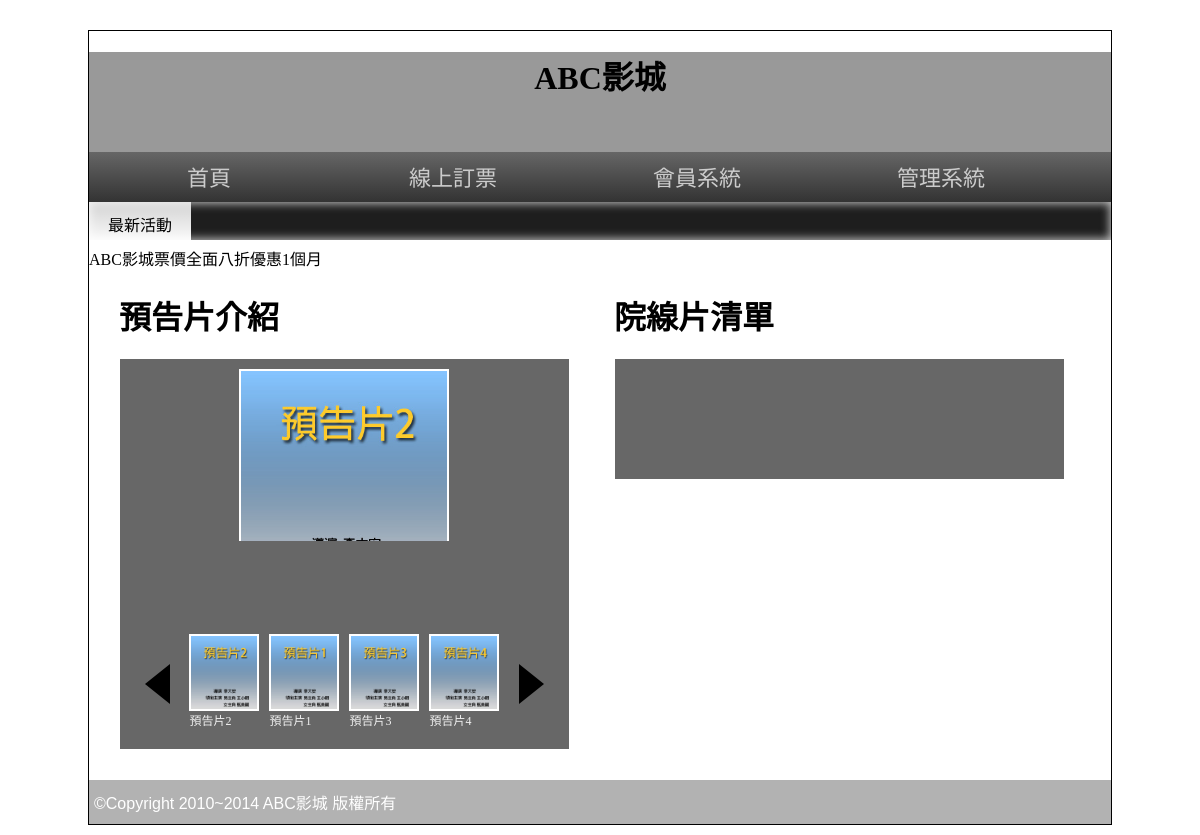
Before: / with the older database file.
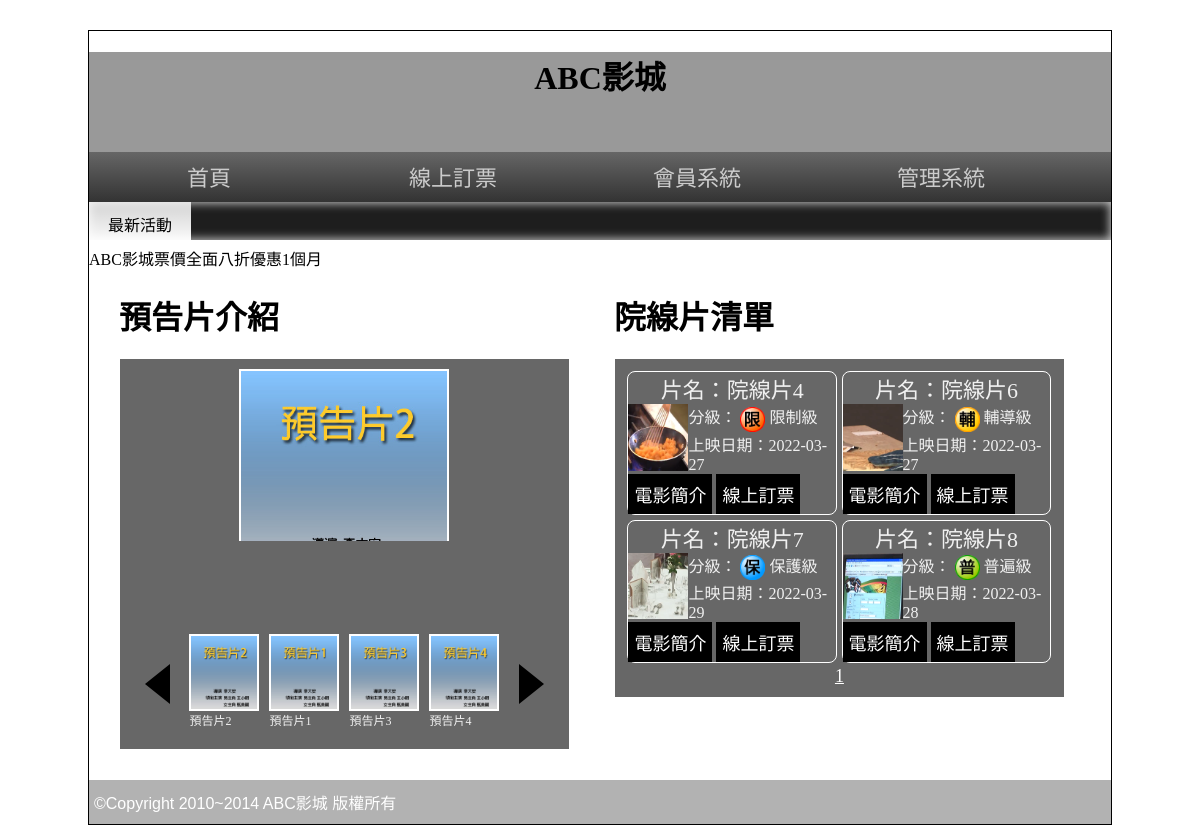
After: the same page with the newer database file.
### tables this page shows
CREATE TABLE `poster` (
  `id` int(10) UNSIGNED NOT NULL,
  `path` text DEFAULT NULL,
  `name` text DEFAULT NULL,
  `rank` int(11) DEFAULT NULL,
  `sh` int(11) DEFAULT 1,
  `ani` int(11) DEFAULT 1
);

CREATE TABLE `movie` (
  `id` int(10) UNSIGNED NOT NULL,
  `name` text DEFAULT NULL,
  `level` int(11) DEFAULT NULL,
  `length` int(11) DEFAULT NULL,
  `ondate` date DEFAULT NULL,
  `publish` text DEFAULT NULL,
  `director` text DEFAULT NULL,
  `trailer` text DEFAULT NULL,
  `poster` text DEFAULT NULL,
  `intro` text DEFAULT NULL,
  `rank` int(11) DEFAULT NULL,
  `sh` int(11) DEFAULT 1
);

### front/main.php (called while the page is built)
<?php
include "trailer.php";
include "movie.php";
?>

### base.php (called while the page is built, shortened)
<?php
class DB
{
    protected $dsn = "mysql:host=localhost;charset=utf8;dbname=web03";
    protected $user = "root";
    protected $pw = "";
    protected $table;
    protected $pdo;
    protected $level=[1=>"普遍級",2=>"輔導級",3=>"保護級",4=>"限制級"];
    public function __construct($table)
    {
        $this->table = $table;
        $this->pdo = new PDO($this->dsn, $this->user, $this->pw);
    }
    public function all(...$arg)
    {
        $sql = "SELECT * FROM $this->table ";
        switch (count($arg)) {
            case 1:
                if (is_array($arg[0])) {
                    foreach ($arg[0] as $key => $value) {
                        $tmp[] = "`$key`='$value'";
                    }
                    $sql .= " WHERE " . implode(" AND ", $tmp);
                } else {
                    $sql .= $arg[0];
                }
                break;
        }
        return $this->pdo->query($sql)->fetchAll(PDO::FETCH_ASSOC);
    }
    public function math($method,$col,...$arg)
    {
        $sql = "SELECT $method($col) FROM $this->table ";
        switch (count($arg)) {
            case 1:
                if (is_array($arg[0])) {
                    foreach ($arg[0] as $key => $value) {
                        $tmp[] = "`$key`='$value'";
                    }
                    $sql .= " WHERE " . implode(" AND ", $tmp);
                } else {
                    $sql .= $arg[0];
                }
                break;
        }
        return $this->pdo->query($sql)->fetchColumn();
    }
    public function level($level){
        return $this->level[$level];
    }
}
$Movie = new DB('movie');
$Poster = new DB('poster');

### front/trailer.php (the view, shortened to what this page needs)
<div class="half" style="vertical-align:top;">
      <h1>預告片介紹</h1>
      <div class="rb tab" style="width:95%;">
        <div>
          <div class="lists">
            <?php
              $pos=$Poster->all(" where `sh`=1 Order By `rank`");
              foreach ($pos as $key => $po) {
                echo "<div class='po' data-ani='{$po['ani']}'>";
                echo "<img src='img/{$po['path']}'>";
                echo "</div>";
              }
            ?>
          </div>
          <div class="controls">
            <div class="left"></div>
            <div class="icons">
              <?php
              foreach ($pos as $key => $po) {
                echo "<div class='icon' data-ani='{$po['ani']}'>";
                echo "<img src='img/{$po['path']}'>";
                echo $po['name'];
                echo "</div>";
              }
              ?>
            </div>
            <div class="right"></div>
          </div>
        </div>
      </div>
    </div>

### index.php (shortened to what this page needs)
<?php
include_once "base.php";
?>
<!DOCTYPE html PUBLIC "-//W3C//DTD XHTML 1.0 Transitional//EN" "http://www.w3.org/TR/xhtml1/DTD/xhtml1-transitional.dtd">
<html xmlns="http://www.w3.org/1999/xhtml">
<head>
  <link href="css/css.css" rel="stylesheet">
  <link href="css/s2.css" rel="stylesheet" type="text/css">
</head>
<body>
  <div id="main">
    <div id="top" class="ct" style=" background:#999 center; background-size:cover; " title="替代文字">
      <h1>ABC影城</h1>
    </div>
    <div id="top2">
      <a href="index.php">首頁</a>
      <a href="index.php?do=order">線上訂票</a>
      <a href="#">會員系統</a>
      <a href="./back.php">管理系統</a>
    </div>
    <div id="text"> <span class="ct">最新活動</span>
      <marquee direction="right">
        ABC影城票價全面八折優惠1個月
      </marquee>
    </div>
    <div id="mm">
      <?php
      $do=$_GET['do']??'main';
      $file="./front/".$do.".php";
      if(file_exists($file)){
        include $file;
      }else{
        include "./front/main.php";
      }
      ?>
    </div>
    <div id="bo"> ©Copyright 2010~2014 ABC影城 版權所有 </div>
  </div>
</body>
</html>

### front/movie.php (shortened to what this page needs)
<div class="half">
    <h1>院線片清單</h1>
    <div class="rb tab" style="width:95%;">
        <div class="movie-list">
            <?php
            $today = date("Y-m-d");
            $ondate = date("Y-m-d", strtotime("-2 days"));
            $all=$Movie->math('count','*'," WHERE `sh`=1 && `ondate` BETWEEN '$ondate' AND '$today'");
            $div=4;
            $pages=ceil($all/$div);
            $now=$_GET['p']??1;
            $start=($now-1)*$div;
            $rows = $Movie->all(" WHERE `sh`=1 && `ondate` BETWEEN '$ondate' AND '$today'
            ORDER BY `rank`
            limit $start,$div");
            foreach ($rows as $key => $row) {
            ?>
                <div>
                    <div class="ct" style="font-size: 22px;">片名：<?=$row['name'];?></div>
                    <div style="display: flex;">
                        <div>
                            <img src="img/<?=$row['poster'];?>" style="width:60px">
                        </div>
                        <div>
                            <div>分級：
                                <img src="icon/<?=$row['level'];?>.png" style="width:25px;vertical-align:middle">
                                <?=$Movie->level($row['level']);?>
                            </div>
                            <div>上映日期：<?=$row['ondate'];?></div>
                        </div>
                    </div>
                    <div>
                        <button onclick="location.href='?do=intro&id=<?=$row['id'];?>'">電影簡介</button>
                        <button onclick="location.href='?do=order&id=<?=$row['id'];?>'">線上訂票</button>
                    </div>
                </div>
            <?php
            }
            ?>
        </div>
        <div class="ct">
            <?php
            for($i=1;$i<=$pages;$i++){
                $size=($now==$i)?"18px":"16px";
                echo "<a href='?p=$i' style='font-size:$size;color:white;'> ";
                echo $i;
                echo " </a>";
            }
            ?>
        </div>
    </div>
</div>

### css/css.css (style rules this page uses)
body { background:url(../icon/b.png); font-family:微軟正黑體; }
input[type='button'],input[type='submit'],input[type='reset'],button,.button { min-width:70px; min-height:40px; background:#000; color:#fff; border:none; cursor:pointer; font-size:18px; text-decoration:none; }
#main { width:1022px; min-height:766px; border:#000 1px solid; margin:30px auto 10px auto; }
#top { display:block; height:100px; }
#top2 { display:block; height:50px; background: -webkit-linear-gradient(top,#666,#333); background: -ms-linear-gradient(top,#666,#333); background: -moz-linear-gradient(top,#666,#333); background: linear-gradient(top,#666,#333); }
#top2 a { display:inline-block; width:200px; padding:12px 20px 12px 20px; text-align:center; color:#ccc; text-decoration:none; font:normal 22px/26px Open Sans,'微軟正黑體'; transition:all ease-in .3s; }
#text { display:block; height:38px; box-shadow:#CCC 0px 0px 10px 1px inset; background-color: #1e1e1e; }
#text span { width:10%; display:inline-block; padding:10px 0px 10px 0px; vertical-align:top; background: -ms-linear-gradient(top,rgba(255,255,255,0.8),rgba(255,255,255,1)); background: -webkit-linear-gradient(top,rgba(255,255,255,0.8),rgba(255,255,255,1)); background: -moz-linear-gradient(top,rgba(255,255,255,0.8),rgba(255,255,255,1)); background: linear-gradient(top,rgba(255,255,255,0.8),rgba(255,255,255,1)); }
#mm { padding:10px; min-height:520px; }
#bo { padding:10px 5px 10px 5px; min-height:20px; display:block; color:#FFF; font-family:Arial, Helvetica, sans-serif,'微軟正黑體'; font-weight:500; background:rgba(0,0,0,0.3); }
.ct { text-align:center; }
.half { width:45%; display:inline-block; padding:2%; }
.rb { background:rgba(39,39,39,0.7); color:rgba(255,255,255,0.9); }
.tab { width:80%; display:block; margin-left:auto; margin-right:auto; min-height:100px; padding:10px; }

### front/trailer.php (style rules this page uses)
.lists *, .controls * { box-sizing:border-box; }
.lists { width:210px; height:260px; margin:auto; overflow:hidden; position:relative; }
.lists .po { width:100%; text-align:center; display:none; position:absolute; }
.po img, .icon img { width:100%; border:2px solid white; }
.controls { display: flex; margin: auto; width: 100%; align-items:center; justify-content:space-evenly; }
.icons { display: flex; width: 320px; height: 110px; overflow:hidden; font-size:12px; }
.icon { width:80px; flex-shrink:0; padding:5px; position:relative; }
.left { border-top:20px solid transparent; border-right:25px solid black; border-bottom:20px solid transparent; cursor: pointer; }
.right { border-top:20px solid transparent; border-bottom:20px solid transparent; border-left:25px solid black; cursor: pointer; }

### front/movie.php (style rules this page uses)
.movie-list * { box-sizing: border-box; }
.movie-list { display: flex; flex-wrap: wrap; }
.movie-list>div { width: 49%; margin: 0.5%; border: 1px solid white; border-radius: 8px; }

Changed rows visible on the page:
now on this page (row edited): movie: name "院線片4", poster (picture), shows a picture, level "限制級", ondate "2022-03-27"
now on this page (row edited): movie: name "院線片6", poster (picture), shows a picture, level "輔導級", ondate "2022-03-27"
now on this page (row edited): movie: name "院線片7", poster (picture), shows a picture, level "保護級", ondate "2022-03-29"
now on this page (row edited): movie: name "院線片8", poster (picture), shows a picture, level "普遍級", ondate "2022-03-28"
Other visible differences:
new list line: "1"
